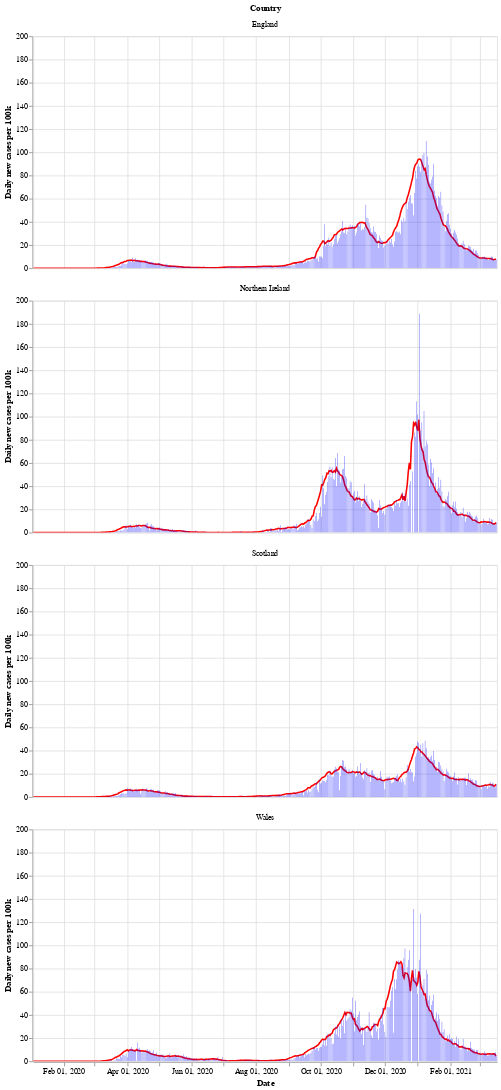

Here is the notebook cell this chart was saved with:
### Markdown cell above
Next is a bar chart of the number of new cases in each country (per 100k population), with the 7 day moving average of cases. Again we see that Wales saw a longer period of raising and falling cases compared to the other countries.

After a period of cases falling, each nation is now seeing a rise in the number of cases - especially in Wales.

### Code cell
# collapse
bars = alt.Chart(uk_cases).mark_bar().encode(
    x=alt.X("yearmonthdate(date):T", axis=alt.Axis(title='Date')),
    y=alt.Y("newCasesRate:Q", axis=alt.Axis(title='Daily new cases per 100k')),
    tooltip='newCasesRate',
    color=alt.condition(
        alt.datum.dailyChange > 0,
        alt.value("orange"),  # The positive color
        alt.value("blue")  # The negative color
    )
).properties(title='New cases per 100k population with rolling 7 day average', width=600).interactive()
line = alt.Chart(uk_cases).mark_line(
    color='red',
    size=2,
).transform_window(
    rolling_mean='mean(newCasesRate)',
    frame=[0, 7],
    groupby=['areaName']
).encode(
    x='yearmonthdate(date):T',
    y='rolling_mean:Q'
)
alt.layer(line, bars, data=uk_cases).facet(alt.Row('areaName', title='Country'), columns=1)

### Figure 1 — Vega-Lite specification as saved in the notebook (floating-point values rounded to 4 significant figures; data arrays with more than 128 entries replaced by an {"elided": "..."} marker saying what was removed)
{"config": {"view": {"continuousWidth": 400, "continuousHeight": 300}}, "data": {"name": "data-68edb9311d8c03f48408e6e56d98cc8e"}, "facet": {"type": "nominal", "field": "areaName", "title": "Country"}, "spec": {"layer": [{"mark": {"type": "line", "color": "red", "size": 2}, "encoding": {"x": {"type": "temporal", "field": "date", "timeUnit": "yearmonthdate"}, "y": {"type": "quantitative", "field": "rolling_mean"}}, "transform": [{"window": [{"op": "mean", "field": "newCasesRate", "as": "rolling_mean"}], "frame": [0, 7], "groupby": ["areaName"]}]}, {"mark": "bar", "encoding": {"color": {"condition": {"value": "orange", "test": "(datum.dailyChange > 0)"}, "value": "blue"}, "tooltip": {"type": "quantitative", "field": "newCasesRate"}, "x": {"type": "temporal", "axis": {"title": "Date"}, "field": "date", "timeUnit": "yearmonthdate"}, "y": {"type": "quantitative", "axis": {"title": "Daily new cases per 100k"}, "field": "newCasesRate"}}, "selection": {"selector002": {"type": "interval", "bind": "scales", "encodings": ["x", "y"]}}, "title": "New cases per 100k population with rolling 7 day average", "width": 600}]}, "columns": 1, "$schema": "https://vega.github.io/schema/vega-lite/v4.8.1.json", "datasets": {"data-68edb9311d8c03f48408e6e56d98cc8e": {"elided": "1756 records"}}}
